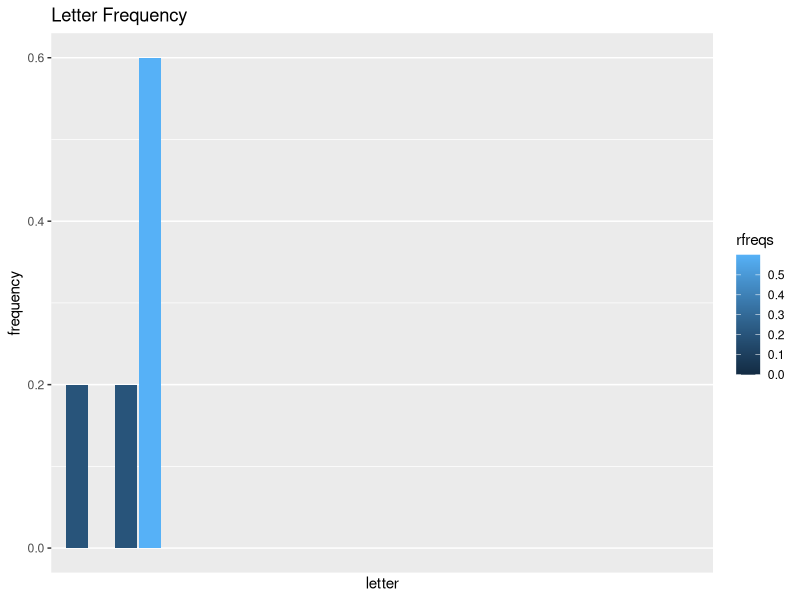

Here is the R script that generated this plot:
setwd("E:/documents/progr/letterFreq")

library(plyr)
library(ggplot2)

##steps
#get input
#sanitize input
#find relative frequency
#map to complete alphabet
#plot current relative frequency vs one of several options:
#   oxford dictionary: http://www.oxforddictionaries.com/us/words/what-is-the-frequency-of-the-letters-of-the-alphabet-in-english
#   twitter users or something?
#   classics: http://www.data-compression.com/english.html
#   most popular english first names

#display first 100-500 chars of processed text

#have option to sort plot by descending freq

str <- "This is an example input <> %6 alkdasf;i420asd ' '';'l jk \n"
str <- "Lorem Ipsum is simply dummy text of the printing and typesetting industry. Lorem Ipsum has been the industry's standard dummy text ever since the 1500s, when an unknown printer took a galley of type and scrambled it to make a type specimen book. It has survived not only five centuries, but also the leap into electronic typesetting, remaining essentially unchanged. It was popularised in the 1960s with the release of Letraset sheets containing Lorem Ipsum passages, and more recently with desktop publishing software like Aldus PageMaker including versions of Lorem Ipsum."
str <- "a c ddd"

newstr <- gsub("[^[:alpha:]]", "", str)
newstr <- tolower(newstr)
chars <- strsplit(newstr, NULL)[[1]]
freqs <- summary(factor(chars))
rfreqs <- freqs / sum(freqs)


#make 0-count vector
alphabet <- rep(1,26)
names(alphabet) <- letters

alphabet_filled <- sapply(1:26, function(x) {rfreqs[names(alphabet)[x]]})

alphabet_filled[is.na(alphabet_filled)] <- 0

names(alphabet_filled) <- letters
alphabet_filled <- as.data.frame(alphabet_filled)
names(alphabet_filled) <- "rfreqs"


# 
# plot(rep(0.0,26),xaxt="n",col=0)
# points(alphabet_filled,col=2)
# axis(1, at=1:26, labels=letters)
# 


ggplot(data=alphabet_filled, aes(x=seq(1:26),y=rfreqs)) + geom_bar(stat="identity",aes(fill=rfreqs)) + 
    scale_x_discrete(breaks = c(1:26), labels=letters) +
    labs(title="Letter Frequency", x = "letter", y="frequency")






#http://rosettacode.org/wiki/Letter_frequency#R
